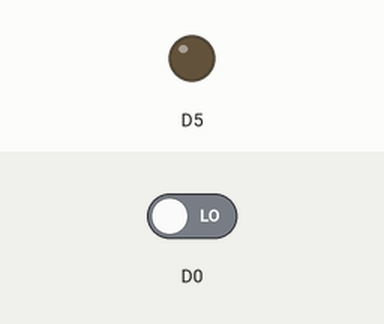
Recording of a sketch running on a simulated ESP8266 (NodeMCU). Parts: output pins drawn as LEDs (lit = HIGH). Inputs (shaded band) come from the test bench; at power-on: D0 LOW.

Above: at 1.2 s.
1.3 s: D0 driven HIGH
At 2.1 s:
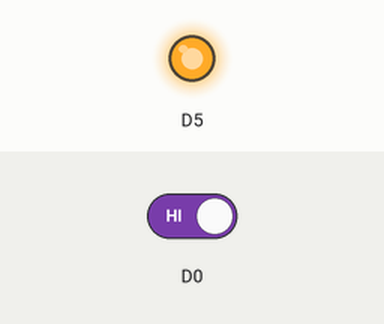
2.8 s: D0 driven LOW
At 3.3 s:
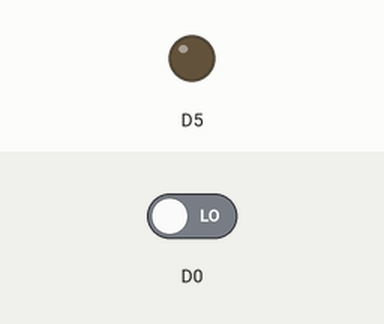
Timing chart, 0 to 5.8 s (numbered marks = the images above; inputs shaded):
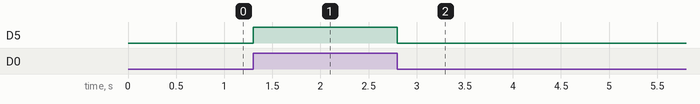

Measured:
- after the input at 1.3 s, D5: LOW → HIGH at once
- after the input at 2.8 s, D5: HIGH → LOW at once

The sketch:

switch_output.ino
```cpp
void setup()
{
  pinMode(D5, OUTPUT);
  pinMode(D0, INPUT);
}

void loop()
{
  int sw = digitalRead(D0);
  if(sw == 1)
    digitalWrite(D5, HIGH);
  else
    digitalWrite(D5, LOW);
}
```
